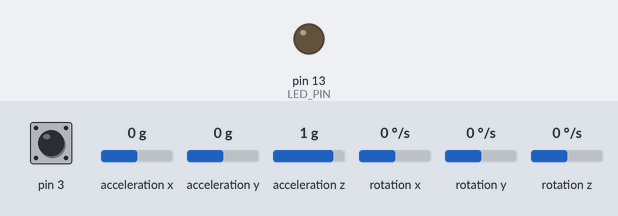
This sketch was run on a simulated Arduino Leonardo, built with avr-gcc and run on an emulated ATmega32U4. On the bench: output pins drawn as LEDs (lit = HIGH). Dashed ring = blinking. The test bench sets the inputs (shaded band); at power-on: acceleration x 0 g, pin 3 HIGH, acceleration y 0 g, acceleration z 1 g, rotation x 0 °/s, rotation y 0 °/s, rotation z 0 °/s. The sensor or clock chip raises its interrupt line as the real part does.

Above: at 0.1 s.
At 1.27 s:
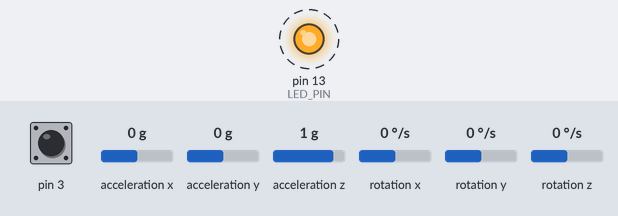
1.8 s: acceleration x set to -1.4 g
Timing chart, 0 to 57.3 s (numbered marks = the images above; inputs shaded):
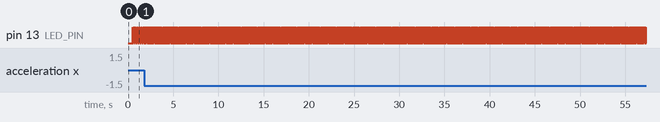

The sketch:

MPU6050_DMP6_GIT.ino
```cpp
#include <helper_3dmath.h>
#include <MPU6050_6Axis_MotionApps20.h>
#include <I2Cdev.h>
#include <SoftwareSerial.h>

// I2C device class (I2Cdev) demonstration Arduino sketch for MPU6050 class using DMP (MotionApps v2.0)
// 6/21/2012 by Jeff Rowberg <jeff@rowberg.net>
// Updates should (hopefully) always be available at https://github.com/jrowberg/i2cdevlib
//
// Changelog:
//      2013-05-08 - added seamless Fastwire support
//                 - added note about gyro calibration
//      2012-06-21 - added note about Arduino 1.0.1 + Leonardo compatibility error
//      2012-06-20 - improved FIFO overflow handling and simplified read process
//      2012-06-19 - completely rearranged DMP initialization code and simplification
//      2012-06-13 - pull gyro and accel data from FIFO packet instead of reading directly
//      2012-06-09 - fix broken FIFO read sequence and change interrupt detection to RISING
//      2012-06-05 - add gravity-compensated initial reference frame acceleration output
//                 - add 3D math helper file to DMP6 example sketch
//                 - add Euler output and Yaw/Pitch/Roll output formats
//      2012-06-04 - remove accel offset clearing for better results (thanks Sungon Lee)
//      2012-06-01 - fixed gyro sensitivity to be 2000 deg/sec instead of 250
//      2012-05-30 - basic DMP initialization working

/* ============================================
I2Cdev device library code is placed under the MIT license
Copyright (c) 2012 Jeff Rowberg

Permission is hereby granted, free of charge, to any person obtaining a copy
of this software and associated documentation files (the "Software"), to deal
in the Software without restriction, including without limitation the rights
to use, copy, modify, merge, publish, distribute, sublicense, and/or sell
copies of the Software, and to permit persons to whom the Software is
furnished to do so, subject to the following conditions:

The above copyright notice and this permission notice shall be included in
all copies or substantial portions of the Software.

THE SOFTWARE IS PROVIDED "AS IS", WITHOUT WARRANTY OF ANY KIND, EXPRESS OR
IMPLIED, INCLUDING BUT NOT LIMITED TO THE WARRANTIES OF MERCHANTABILITY,
FITNESS FOR A PARTICULAR PURPOSE AND NONINFRINGEMENT. IN NO EVENT SHALL THE
AUTHORS OR COPYRIGHT HOLDERS BE LIABLE FOR ANY CLAIM, DAMAGES OR OTHER
LIABILITY, WHETHER IN AN ACTION OF CONTRACT, TORT OR OTHERWISE, ARISING FROM,
OUT OF OR IN CONNECTION WITH THE SOFTWARE OR THE USE OR OTHER DEALINGS IN
THE SOFTWARE.
===============================================
*/

// I2Cdev and MPU6050 must be installed as libraries, or else the .cpp/.h files
// for both classes must be in the include path of your project
#include "I2Cdev.h"

#include "MPU6050_6Axis_MotionApps20.h"
//#include "MPU6050.h" // not necessary if using MotionApps include file

// Arduino Wire library is required if I2Cdev I2CDEV_ARDUINO_WIRE implementation
// is used in I2Cdev.h
#if I2CDEV_IMPLEMENTATION == I2CDEV_ARDUINO_WIRE
    #include "Wire.h"
#endif

// class default I2C address is 0x68
// specific I2C addresses may be passed as a parameter here
// AD0 low = 0x68 (default for SparkFun breakout and InvenSense evaluation board)
// AD0 high = 0x69
MPU6050 mpu;
//MPU6050 mpu(0x69); // <-- use for AD0 high

/* =========================================================================
   NOTE: In addition to connection 3.3v, GND, SDA, and SCL, this sketch
   depends on the MPU-6050's INT pin being connected to the Arduino's
   external interrupt #0 pin. On the Arduino Uno and Mega 2560, this is
   digital I/O pin 2.
 * ========================================================================= */

/* =========================================================================
   NOTE: Arduino v1.0.1 with the Leonardo board generates a compile error
   when using Serial.write(buf, len). The Teapot output uses this method.
   The solution requires a modification to the Arduino USBAPI.h file, which
   is fortunately simple, but annoying. This will be fixed in the next IDE
   release. For more info, see these links:

   http://arduino.cc/forum/index.php/topic,109987.0.html
   http://code.google.com/p/arduino/issues/detail?id=958
 * ========================================================================= */


// uncomment "OUTPUT_READABLE_QUATERNION" if you want to see the actual
// quaternion components in a [w, x, y, z] format (not best for parsing
// on a remote host such as Processing or something though)
//#define OUTPUT_READABLE_QUATERNION

// uncomment "OUTPUT_READABLE_EULER" if you want to see Euler angles
// (in degrees) calculated from the quaternions coming from the FIFO.
// Note that Euler angles suffer from gimbal lock (for more info, see
// http://en.wikipedia.org/wiki/Gimbal_lock)
//#define OUTPUT_READABLE_EULER

// uncomment "OUTPUT_READABLE_YAWPITCHROLL" if you want to see the yaw/
// pitch/roll angles (in degrees) calculated from the quaternions coming
// from the FIFO. Note this also requires gravity vector calculations.
// Also note that yaw/pitch/roll angles suffer from gimbal lock (for
// more info, see: http://en.wikipedia.org/wiki/Gimbal_lock)
#define OUTPUT_READABLE_YAWPITCHROLL

// uncomment "OUTPUT_READABLE_REALACCEL" if you want to see acceleration
// components with gravity removed. This acceleration reference frame is
// not compensated for orientation, so +X is always +X according to the
// sensor, just without the effects of gravity. If you want acceleration
// compensated for orientation, us OUTPUT_READABLE_WORLDACCEL instead.
//#define OUTPUT_READABLE_REALACCEL

// uncomment "OUTPUT_READABLE_WORLDACCEL" if you want to see acceleration
// components with gravity removed and adjusted for the world frame of
// reference (yaw is relative to initial orientation, since no magnetometer
// is present in this case). Could be quite handy in some cases.
//#define OUTPUT_READABLE_WORLDACCEL

// uncomment "OUTPUT_TEAPOT" if you want output that matches the
// format used for the InvenSense teapot demo
//#define OUTPUT_TEAPOT


#define LED_PIN 13 // (Arduino is 13, Teensy is 11, Teensy++ is 6)
SoftwareSerial BT(4,5);
bool blinkState = false;

// MPU control/status vars
bool dmpReady = false;  // set true if DMP init was successful
uint8_t mpuIntStatus;   // holds actual interrupt status byte from MPU
uint8_t devStatus;      // return status after each device operation (0 = success, !0 = error)
uint16_t packetSize;    // expected DMP packet size (default is 42 bytes)
uint16_t fifoCount;     // count of all bytes currently in FIFO
uint8_t fifoBuffer[64]; // FIFO storage buffer
uint16_t count =1;
uint8_t x,y,z;

// orientation/motion vars
Quaternion q;           // [w, x, y, z]         quaternion container
VectorInt16 aa;         // [x, y, z]            accel sensor measurements
VectorInt16 aaReal;     // [x, y, z]            gravity-free accel sensor measurements
VectorInt16 aaWorld;    // [x, y, z]            world-frame accel sensor measurements
VectorFloat gravity;    // [x, y, z]            gravity vector
float euler[3];         // [psi, theta, phi]    Euler angle container
float ypr[3];           // [yaw, pitch, roll]   yaw/pitch/roll container and gravity vector

// packet structure for InvenSense teapot demo
uint8_t teapotPacket[14] = { '$', 0x02, 0,0, 0,0, 0,0, 0,0, 0x00, 0x00, '\r', '\n' };


// ================================================================
// ===               INTERRUPT DETECTION ROUTINE                ===
// ================================================================

volatile bool mpuInterrupt = false;     // indicates whether MPU interrupt pin has gone high
void dmpDataReady() {
    mpuInterrupt = true;
}


// ================================================================
// ===                      INITIAL SETUP                       ===
// ================================================================


void setup() {
    // join I2C bus (I2Cdev library doesn't do this automatically)
    #if I2CDEV_IMPLEMENTATION == I2CDEV_ARDUINO_WIRE
        Wire.begin();
        TWBR = 24; // 400kHz I2C clock (200kHz if CPU is 8MHz)
    #elif I2CDEV_IMPLEMENTATION == I2CDEV_BUILTIN_FASTWIRE
        Fastwire::setup(400, true);
    #endif

    // initialize serial communication
    // (115200 chosen because it is required for Teapot Demo output, but it's
    // really up to you depending on your project)
    // 9600 was required by the HC-05 Bluetooth Module

    Serial.begin(9600);
    BT.begin(9600);
    while (!Serial); // wait for Leonardo enumeration, others continue immediately

    // initialize device
    mpu.initialize();

    // load and configure the DMP
    devStatus = mpu.dmpInitialize();

    // supply your own gyro offsets here, scaled for min sensitivity
    mpu.setXGyroOffset(220);
    mpu.setYGyroOffset(76);
    mpu.setZGyroOffset(-85);
    mpu.setZAccelOffset(1788); // 1688 factory default for my test chip
    // make sure it worked (returns 0 if so)
    if (devStatus == 0) {
        // turn on the DMP, now that it's ready
       // Serial.println(F("Enabling DMP..."));
        mpu.setDMPEnabled(true);

        // enable Arduino interrupt detection
       // Serial.println(F("Enabling interrupt detection (Arduino external interrupt 0)..."));
        attachInterrupt(0, dmpDataReady, RISING);
        mpuIntStatus = mpu.getIntStatus();

        // set our DMP Ready flag so the main loop() function knows it's okay to use it
       // Serial.println(F("DMP ready! Waiting for first interrupt..."));
        dmpReady = true;

        // get expected DMP packet size for later comparison
        packetSize = mpu.dmpGetFIFOPacketSize();
    } else {
        // ERROR!
        // 1 = initial memory load failed
        // 2 = DMP configuration updates failed
        // (if it's going to break, usually the code will be 1)
       // Serial.print(F("DMP Initialization failed (code "));
        //Serial.print(devStatus);
        //Serial.println(F(")"));

    }

    // configure LED for output
    pinMode(LED_PIN, OUTPUT);

}

// ================================================================
// ===                    MAIN PROGRAM LOOP                     ===
// ================================================================

void loop() {

    // if programming failed, don't try to do anything
    if (!dmpReady) return;

    // wait for MPU interrupt or extra packet(s) available
    while (!mpuInterrupt && fifoCount < packetSize) {
        // other program behavior stuff here
        // .
        // .
        // .
        // if you are really paranoid you can frequently test in between other
        // stuff to see if mpuInterrupt is true, and if so, "break;" from the
        // while() loop to immediately process the MPU data
        // .
        // .
        // .
    }

    // reset interrupt flag and get INT_STATUS byte
    mpuInterrupt = false;
    mpuIntStatus = mpu.getIntStatus();

    // get current FIFO count
    fifoCount = mpu.getFIFOCount();

    // check for overflow (this should never happen unless our code is too inefficient)
    if ((mpuIntStatus & 0x10) || fifoCount == 1024) {
        // reset so we can continue cleanly
        mpu.resetFIFO();
       // Serial.println(F("FIFO overflow!"));

    // otherwise, check for DMP data ready interrupt (this should happen frequently)
    } else if (mpuIntStatus & 0x02) {
        // wait for correct available data length, should be a VERY short wait
        while (fifoCount < packetSize) fifoCount = mpu.getFIFOCount();

        // read a packet from FIFO
        mpu.getFIFOBytes(fifoBuffer, packetSize);

        // track FIFO count here in case there is > 1 packet available
        // (this lets us immediately read more without waiting for an interrupt)
        fifoCount -= packetSize;

        #ifdef OUTPUT_READABLE_QUATERNION
            // display quaternion values in easy matrix form: w x y z
            mpu.dmpGetQuaternion(&q, fifoBuffer);
            Serial.print(",");
            Serial.print(q.x);
            Serial.print(",");
            Serial.print(q.y);
            Serial.print(",");
            Serial.print(q.z);
            Serial.print(",");
            Serial.println(q.w);
        #endif


        #ifdef OUTPUT_READABLE_EULER
            // display Euler angles in degrees
            mpu.dmpGetQuaternion(&q, fifoBuffer);
            mpu.dmpGetEuler(euler, &q);
            Serial.print(euler[0] * 180/M_PI);
            Serial.print("\t");
            Serial.print(euler[1]* 180/M_PI );
            Serial.print("\t");
            Serial.println(euler[2] * 180/M_PI);

        #endif


        #ifdef OUTPUT_READABLE_YAWPITCHROLL
            // display Euler angles in degrees
            mpu.dmpGetQuaternion(&q, fifoBuffer);
            mpu.dmpGetGravity(&gravity, &q);
            mpu.dmpGetYawPitchRoll(ypr, &q, &gravity);
            BT.println(ypr[1] * 180/M_PI);

        #endif


        #ifdef OUTPUT_READABLE_REALACCEL
            // display real acceleration, adjusted to remove gravity
            mpu.dmpGetQuaternion(&q, fifoBuffer);
            mpu.dmpGetAccel(&aa, fifoBuffer);
            mpu.dmpGetGravity(&gravity, &q);
            mpu.dmpGetLinearAccel(&aaReal, &aa, &gravity);
            Serial.print("areal\t");
            Serial.print(aaReal.x);
            Serial.print("\t");
            Serial.print(aaReal.y);
            Serial.print("\t");
            Serial.println(aaReal.z);
        #endif


        #ifdef OUTPUT_READABLE_WORLDACCEL
            // display initial world-frame acceleration, adjusted to remove gravity
            // and rotated based on known orientation from quaternion
            mpu.dmpGetQuaternion(&q, fifoBuffer);
            mpu.dmpGetAccel(&aa, fifoBuffer);
            mpu.dmpGetGravity(&gravity, &q);
            mpu.dmpGetLinearAccel(&aaReal, &aa, &gravity);
            mpu.dmpGetLinearAccelInWorld(&aaWorld, &aaReal, &q);
            Serial.print("aworld\t");
            Serial.print(aaWorld.x);
            Serial.print("\t");
            Serial.print(aaWorld.y);
            Serial.print("\t");
            Serial.println(aaWorld.z);
        #endif


        #ifdef OUTPUT_TEAPOT
            // display quaternion values in InvenSense Teapot demo format:
            teapotPacket[2] = fifoBuffer[0];
            teapotPacket[3] = fifoBuffer[1];
            teapotPacket[4] = fifoBuffer[4];
            teapotPacket[5] = fifoBuffer[5];
            teapotPacket[6] = fifoBuffer[8];
            teapotPacket[7] = fifoBuffer[9];
            teapotPacket[8] = fifoBuffer[12];
            teapotPacket[9] = fifoBuffer[13];
            Serial.write(teapotPacket, 14);
            teapotPacket[11]++; // packetCount, loops at 0xFF on purpose
        #endif

        // blink LED to indicate activity
        blinkState = !blinkState;
        digitalWrite(LED_PIN, blinkState);


    }
}
```

Measured:
- by itself, pin 13 (LED_PIN): alternates HIGH for 0.02 s and LOW for 0.02 s
